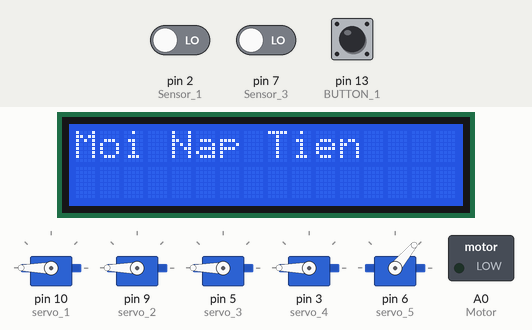
This sketch was run on a simulated Arduino Uno, built with avr-gcc and run on an emulated ATmega328P. On the bench: 16×2 character LCD, 5 × servo, switched loads named in the sketch (green lamp = pin HIGH). The inputs (shaded band) are chosen by the test bench; at power-on: pin 7 (Sensor_3) LOW, pin 2 (Sensor_1) LOW, pin 13 (BUTTON_1) LOW.

Above: at 2.2 s.
2.3 s: pin 7 (Sensor_3) driven HIGH
At 2.7 s:
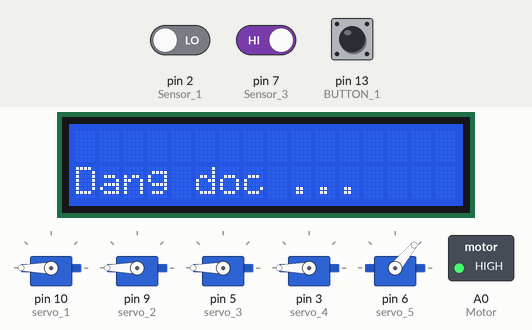
3.8 s: pin 7 (Sensor_3) driven LOW
At 5.6 s:
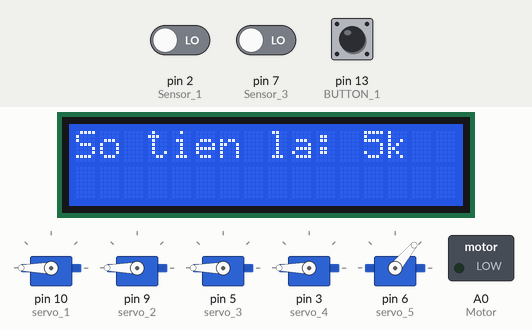
At 7.0 s:
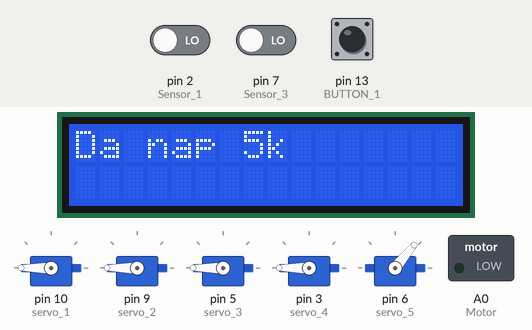
Timing chart, 0 to 8.5 s (numbered marks = the images above; inputs shaded):
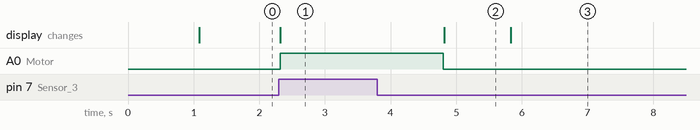

The sketch:

MayBanNuoc.ino
```cpp
#include <Wire.h>;
#include <Servo.h>
#include <LiquidCrystal_I2C.h>
LiquidCrystal_I2C lcd(0x27,16,2);

Servo myservo1;
Servo myservo2;
Servo myservo3;
Servo myservo4;
Servo myservo5;

#define servo_4 3
#define servo_3 5
#define servo_5 6
#define servo_2 9
#define servo_1 10
//#define servo_ 11

#define BUTTON_2 8
#define BUTTON_3 12
#define BUTTON_1 13

#define Sensor_1 2
#define Sensor_2 4
#define Sensor_3 7

#define Motor A0

int money=0, mode, up, down;
uint8_t slot_a=2, slot_b=2, slot_c=2;

void Slot_A()
{

  if(slot_a==2)
  {
   myservo2.write(90);
  }
  else if(slot_a==1)
  {
    myservo1.write(90);
  }
  slot_a--;
}

void Slot_B()
{
  if(slot_b==2)
  {
   myservo3.write(90);
  }
  else if(slot_b==1)
  {
    myservo4.write(90);
  }
  slot_b--;
}

void Slot_C()
{
  if(slot_c>0)
  {
   myservo5.write(180);
   delay(500);
   myservo5.write(50);
  }

  slot_c--;
}


void checkButton()
{

  if(digitalRead(BUTTON_1) == 0)
  {
   while(digitalRead(BUTTON_1) == 0);
   money=money-5;
   if(money>-1) Slot_A();
  }
  if(digitalRead(BUTTON_2) == 0)
  {
    while(digitalRead(BUTTON_2) == 0);
    money=money-5;
    if(money>-1) Slot_B();

  }
  if(digitalRead(BUTTON_3) == 0)
  {
    while(digitalRead(BUTTON_3) == 0);
    if(money<10)
    {
    lcd.setCursor(0,0);
    lcd.print("Khong du tien");
    delay(1000);
    }
    else
    {
      money=money-10;
      if(money>-1) Slot_C();
    }
  }

}

int Detec_Money()
{
  int check=0;
  int scan_10k=0;

  digitalWrite(Motor,HIGH);
  while(digitalRead(Sensor_3) == 1)
  {
    while((digitalRead(Sensor_1) == 1)&&(digitalRead(Sensor_2) == 1))
    {
      check=1;
    }
    if(((digitalRead(Sensor_1) == 0)||(digitalRead(Sensor_2) == 0))&&(check==1)&&(digitalRead(Sensor_3) == 1))
    {
      scan_10k=1;
      break;
    }

  }


  if(scan_10k==1)
  {
    delay(5000);
    digitalWrite(Motor,LOW);
    return 10;
  }
  else
  {
    delay(1000);
    digitalWrite(Motor,LOW);
    return 5;
  }
}

void setup() {
  // put your setup code here, to run once:
 lcd.begin();       //Khởi động màn hình. Bắt đầu cho phép Arduino sử dụng màn hình
 lcd.backlight();   //Bật đèn nền
 lcd.clear();
 lcd.setCursor(0,0);
 lcd.print("Xin Chao");
 delay(1000);
 pinMode(Sensor_1,INPUT);
 pinMode(Sensor_2,INPUT);
 pinMode(Sensor_3,INPUT);

 pinMode(BUTTON_1,INPUT);
 pinMode(BUTTON_2,INPUT);
 pinMode(BUTTON_3,INPUT);

 pinMode(Motor,   OUTPUT);

 pinMode(Sensor_2,INPUT);
 pinMode(Sensor_3,INPUT);

 myservo1.attach(servo_1);
 myservo2.attach(servo_2);
 myservo3.attach(servo_3);
 myservo4.attach(servo_4);
 myservo5.attach(servo_5);
 //myservo.attach(servo_6);
 myservo1.write(180);
 myservo2.write(180);
 myservo3.write(180);
 myservo4.write(180);
 myservo5.write(50);

}

void loop() {
  // put your main code here, to run repeatedly:
   if(digitalRead(Sensor_3) == 1)
   {
    // check money
    lcd.clear();
    lcd.setCursor(0,1);
    lcd.print("Dang doc ...");
    money = Detec_Money(); // phan biet loai tien
    lcd.clear();
    lcd.setCursor(0,0);
    lcd.print("So tien la: ");
    lcd.print(money);
    lcd.print("k");
    delay(1000);
    lcd.clear();
   }
   else if(money==0)
   {
    lcd.setCursor(0,0);
    lcd.print("Moi Nap Tien");
   }

   while(money>0)
   {
    lcd.setCursor(0,0);
    lcd.print("Da nap ");
    lcd.print(money);
    lcd.print("k     ");
    checkButton();
   }


}
```

Measured:
- after the input at 2.3 s, A0 (Motor): LOW → HIGH at once; the display: changes at once (image 1)
- after the input at 3.8 s, A0 (Motor): HIGH → LOW after 1.0 s; the display: changes after 1.0 s (image 2)
- what the display in image 2 shows lasts 1.0 s, from 4.8 s to 5.8 s
